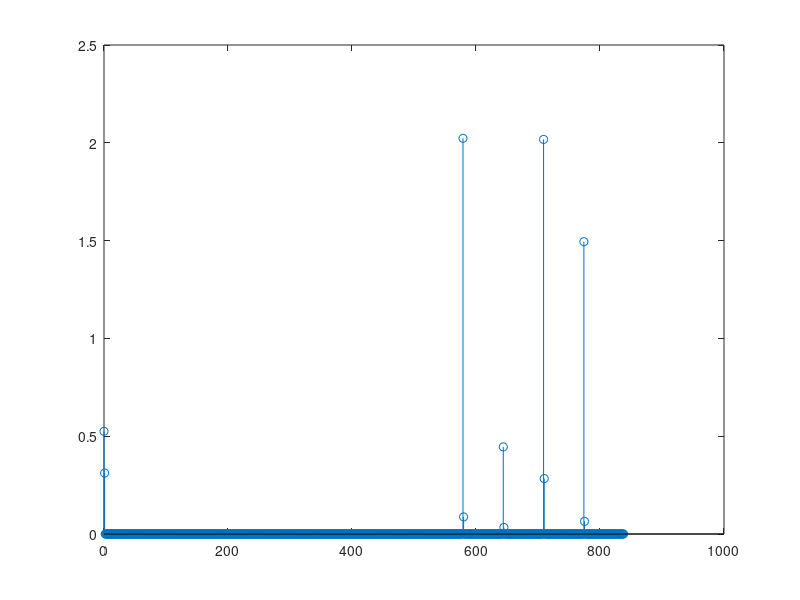
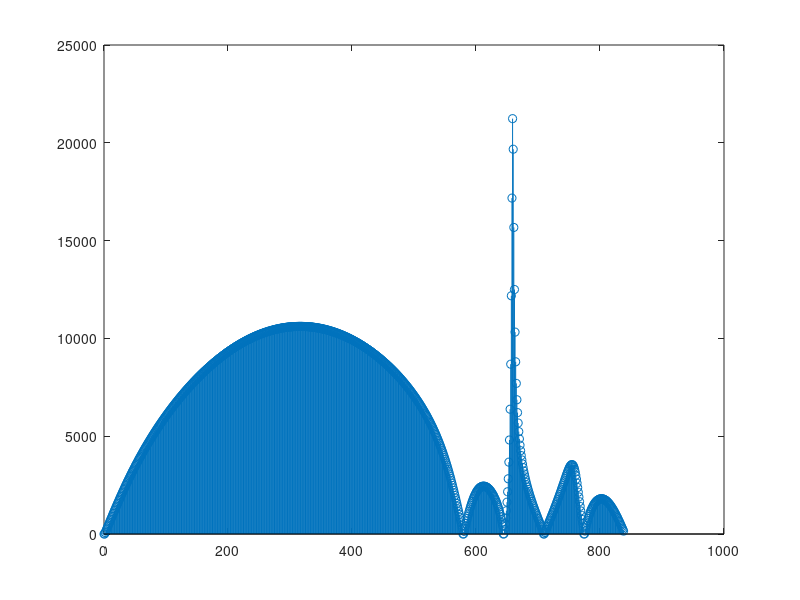

MATLAB code to generate these figures, in order:
clear all;clc;close all;

show_figures = false;

%% ---------- PRACH Definitions ----------
u = 129;
Nzc = 839;
NIFFT = 2048;
NIDFT = 24576;
NSUBFRAME = 30720;
Ncp = 3168;
NG = 2976;
%v = [0 5 10 15 20 25 30 35 40 45];
v = [0 5 10 15 20];
Ncs = 13;
position = mod(Nzc-v.*Ncs,Nzc) + 1;                                 % Position of the start of the window. Plus one to correct address matlab vectors.
prach_offset = 10;

%% ---------- Multiptah Channel defintions ----------
K = 5;                                                              % Number of single-antenna terminals in each cell, i.e., number of transmitt antennas.
M = 1;                                                              % Number of antennas at the base station of each cell (In this case, i.e., uplink, it gives the number of receiving antennas).
NFFT = 2048;                                                        % Number of points used by the OFDM.
Ts = 1/(15000*NFFT);                                                % System Sampleing Rate.

% Small scale fading.
delay = [0 0.977]*1e-6;                                             % Delay in microseconds.
gain  = [0 0];                                                      % Gain in dB (indoor).
numPaths = length(delay);                                           % Number of paths per channel.
totalNumPaths = M*K*numPaths;                                       % Total number of paths between the various antennas and Base Stations.

%% ---------- Initializations ----------
signal = complex(0,0)*zeros(1,NIFFT);
xuv = complex(0,0)*zeros(1,Nzc);
preambles = complex(zeros(K,NSUBFRAME),zeros(K,NSUBFRAME));

%% ------- Generate Root Zadoff-Chu sequence. -------
n = [0:1:(Nzc-1)];
xu_root = exp(-1i*(pi*u.*n.*(n+1))./Nzc);

%% ****************************** PRACH Transmission ******************************
for i=1:1:K
    
    % ------- Apply Cyclic Shift to Root Zadoff-Chu sequence. -------
    Cv = v(i)*Ncs;
    xuv = xu_root(mod((n+Cv),Nzc)+1);
    
    % ------- Apply DFT to the Preamble. -------
    Xuv = fft(xuv,Nzc);
    
    % ------- Subcarrier Mapping. -------
    bb_signal = [complex(zeros(1,prach_offset),zeros(1,prach_offset)), Xuv, complex(zeros(1,NIDFT-prach_offset-Nzc),zeros(1,NIDFT-prach_offset-Nzc))];
    
    % ------- Apply IDFT to the Baseband Signal. -------
    prach = ifft(bb_signal,NIDFT);
    
    % ------- Add CP. -------
    prach_cp = [prach(NIDFT-Ncp+1:NIDFT), prach];
    
    % ------- Add Guard-time (GT) interval. -------
    y = [prach_cp, zeros(1,NG)];
    
    if(show_figures)
        figure(4);
        stem(0:1:NIDFT-1,abs(fft(y(Ncp+1:NIDFT+Ncp),NIDFT)));
        title('Transmitted PRACH signal.');
    end
    
    preambles(i,:) = y;
      
end

%% *************************** Setup Multipath Massive MIMO Channel ***************************

% Vetor de ganhos.
pos = round(delay/Ts)+1;                                            % Effective position of taps within the vector.
g = zeros(1, round(delay(end)/Ts)+1);                               % +1 is used to include the delay 0 into the vector.
for n = 1:length(delay)
    g( pos(n) ) = 10^( gain(n)/10 );
end

fc = 1e9;                                                           % Carrier Freq. in MHz.
c = 3e8;                                                            % Light speed in m/s.
v = 30;                                                             % Speed in m/s.
Fs = 30.72e6;                                                       % Sampling Freq. in MHz.
Ts = 1/Fs;                                                          % Sampling period in seconds.

fd = (v*fc)/c;                                                      % Doppler frequency in Hz.

Pd = 0;                                                             % Relative power in dB.

% Parameters used for generating the Mulipath Masive MIMO Channel.
Fs_chann = 500;                                                     % Channel Sampling Rate in Hz. The channel is sampled every 2 ms. (Periodo de amostragem do canal ~1 amostra / Slot OFDM)
Ts_chann = 1/Fs_chann;
N_chann = 256;                                                      % Number of samples used to sample the channel. Duration of the channel in  number of samples.
delta_f_chann = Fs_chann/N_chann;                                   % in Hz.
f = -Fs_chann/2:delta_f_chann:Fs_chann/2;
idx = find(f<fd);
f = f(idx);
idx = find(f>-fd);
f = f(idx);
f = f.';

LS = length(f);
S = 1/pi/fd./sqrt(1 - (f/fd).^2) * 10^(Pd/10);
S = S * LS / sum(S);                                                % Energy nomalization.
S1 = S;
S = [S((LS+1)/2:LS); zeros(N_chann-LS,1); S(1:(LS-1)/2)];           % Interpolation of the Doppler Spectrum by N_chann/LS.

rng(55);
x = [(randn((LS-1)/2+1,totalNumPaths,'double') + 1i*randn((LS-1)/2+1,totalNumPaths,'double')); zeros(N_chann-LS,totalNumPaths); (randn((LS-1)/2,totalNumPaths,'double')) + 1i*randn((LS-1)/2,totalNumPaths,'double')]/sqrt(2);
ch = ifft(x .* repmat(sqrt(S),1,totalNumPaths)) * N_chann / sqrt(LS);

% Plot doppler spectrum figures.
if(show_figures)
    figure;
    plot(f, abs(S1));
    
    figure;
    plot(S)
    
    figure;
    Tsd = 1/Fs_chann;
    TNd = Tsd*N_chann; % Channel duration in seconds.
    plot( (0:N_chann-1)*Tsd, 10*log10(abs(ch)) );
    xlabel('Time (s)')
    ylabel('Power (dB)');
    axis([0 TNd -30 10]);
end

% ************ Apply power delay profile and large-scale fading to the multiptah channel matrix, i.e., small-scale fading. ************
for idx_ch = 1 : N_chann
    
    % Atualizacao das matrizes de canal para a celula alvo (l = 1): existe uma matriz de canal por percurso do terminal.
    G = reshape(ch(idx_ch,:), M, K, length(pos));
    G(:,:,1) = (g(pos(1)) * G(:,:,1));
    for k = 2:length(pos)
        G(:,:,k) = (g(pos(k)) * G(:,:,k));
    end
    ch(idx_ch,:) = reshape(G, 1, totalNumPaths);
end

%---------- Multipath Channel plus Noise ----------
idx_ch = 1;
H = reshape(ch(idx_ch,:), M, K, length(pos));

y_channel = H(:,:,1)*preambles;
for k = 2:length(pos)
    aux = [complex(zeros(M,(pos(k)-1)),zeros(M,(pos(k)-1))) H(:,:,k)*preambles(:,1:end-(pos(k)-1))];
    y_channel = y_channel + aux;
end

%% ****************************** PRACH Reception ******************************

% ------- CP and GT Removal. -------
rec_signal = y_channel(Ncp+1:NIDFT+Ncp);

if(show_figures)
    figure(5);
    stem(0:1:NIDFT-1,abs(fft(rec_signal,NIDFT)));
    title('Received base-band signal');
end

% ------- Apply DFT to received signal. -------
rec_fft = fft(rec_signal,NIDFT);

% ------- Sub-carrier de-mapping. -------
rec_Xuv = rec_fft(prach_offset+1:prach_offset+Nzc);

% ------- Apply DFT to Root Zadoff-Chu sequence. -------
Xu_root = fft(xu_root, Nzc);

% ------- Multiply Local Zadoff-Chu root sequence by received sequence. -------
conj_Xu_root = conj(Xu_root);
multiplied_sequences = (rec_Xuv.*conj_Xu_root);

% ------- Squared modulus used for peak detection. -------
NIFFT_CORR = 839;
pdp_freq = ifft(multiplied_sequences,NIFFT_CORR)/Nzc;
pdp_freq_adjusted = pdp_freq;

%% --------------------------------------------------------------------------
if(1) % Apenas um pico por vez
    PDP_ADJUST_FACTOR_0 = 1;%0.977180705809313 + 0.003166526587357i; % delay 0 
    PDP_ADJUST_FACTOR_1 = 0.989338652615384 + 0.152095818347174i; % delay 1
    PDP_ADJUST_FACTOR_2 = 0.957498745916891 + 0.301528270811912i; % delay 2
    PDP_ADJUST_FACTOR_3 = 0.904911629047376 + 0.445660126688108i; % delay 3
    PDP_ADJUST_FACTOR_10 = 0.050047412688511 + 1.101839958815881i; % delay 10
    PDP_ADJUST_FACTOR_13 = -0.473961715008805 + 1.083869828182508i; % delay 13
    
    pdp_freq_adjusted(position(1)) = PDP_ADJUST_FACTOR_0*pdp_freq_adjusted(position(1));
    pdp_freq_adjusted(position(2)) = PDP_ADJUST_FACTOR_0*pdp_freq_adjusted(position(2));
    pdp_freq_adjusted(position(3)) = PDP_ADJUST_FACTOR_0*pdp_freq_adjusted(position(3));
    if(numPaths > 0)
        delay_zcorr1 = (pos(numPaths) - 1)/30;
        pdp_freq_adjusted(position(1)+delay_zcorr1) = (PDP_ADJUST_FACTOR_1)*pdp_freq_adjusted(position(1)+delay_zcorr1);
        pdp_freq_adjusted(position(2)+delay_zcorr1) = (PDP_ADJUST_FACTOR_1)*pdp_freq_adjusted(position(2)+delay_zcorr1);
        pdp_freq_adjusted(position(3)+delay_zcorr1) = (PDP_ADJUST_FACTOR_1)*pdp_freq_adjusted(position(3)+delay_zcorr1);
    end
end

%% -------------------------------------------------------------------------
pdp = abs(pdp_freq_adjusted).^2;

figure;
stem(0:1:NIFFT_CORR-1,pdp)
%stem(0:1:NIFFT_CORR-1,pdp_freq_adjusted)

figure;
pdp_freq_adjusted_inv=1./pdp_freq_adjusted;
stem(0:1:NIFFT_CORR-1,abs(pdp_freq_adjusted_inv))

fprintf(1,'h110: %s - pdp_freq_adjusted(%d): %s - error: %f\n',num2str(H(1,1,1)),position(1),num2str(pdp_freq_adjusted(position(1))),abs(H(1,1,1)-pdp_freq_adjusted(position(1))));
fprintf(1,'h120: %s - pdp_freq_adjusted(%d): %s - error: %f\n',num2str(H(1,2,1)),position(2),num2str(pdp_freq_adjusted(position(2))),abs(H(1,2,1)-pdp_freq_adjusted(position(2))));
fprintf(1,'h130: %s - pdp_freq_adjusted(%d): %s - error: %f\n',num2str(H(1,3,1)),position(3),num2str(pdp_freq_adjusted(position(3))),abs(H(1,3,1)-pdp_freq_adjusted(position(3))));

fprintf(1,'h111: %s - pdp_freq_adjusted(%d): %s - error: %f\n',num2str(H(1,1,2)),(position(1)+delay_zcorr1),num2str(pdp_freq_adjusted(position(1)+delay_zcorr1)),abs(H(1,1,2)-pdp_freq_adjusted(position(1)+delay_zcorr1)));
fprintf(1,'h121: %s - pdp_freq_adjusted(%d): %s - error: %f\n',num2str(H(1,2,2)),(position(2)+delay_zcorr1),num2str(pdp_freq_adjusted(position(2)+delay_zcorr1)),abs(H(1,2,2)-pdp_freq_adjusted(position(2)+delay_zcorr1)));
fprintf(1,'h131: %s - pdp_freq_adjusted(%d): %s - error: %f\n',num2str(H(1,3,2)),(position(3)+delay_zcorr1),num2str(pdp_freq_adjusted(position(3)+delay_zcorr1)),abs(H(1,3,2)-pdp_freq_adjusted(position(3)+delay_zcorr1)));
